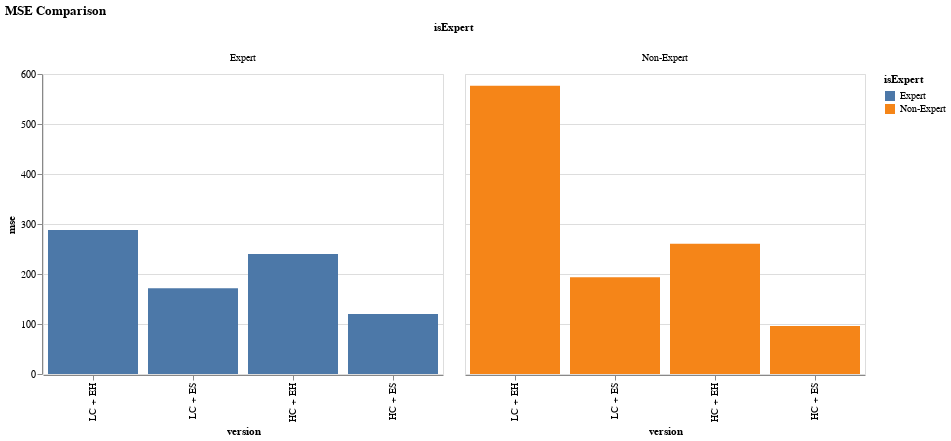

The code cell stored with this chart in its notebook:
### Code cell
# Data preparation
mse_data = df.groupby(["version", "isExpert"])["mse"].mean().reset_index()

# Grouped bar chart
chart = alt.Chart(mse_data).mark_bar().encode(
    x=alt.X("version", sort=["LC + EH", "LC + ES", "HC + EH", "HC + ES"]),
    y="mse",
    color="isExpert:N",
    column="isExpert:N",
    tooltip=["version", "isExpert", "mse"]
).properties(
    title="MSE Comparison",
    width=400,
    height=300
)

chart

### Figure 1 — Vega-Lite specification as saved in the notebook (floating-point values rounded to 4 significant figures)
{"config": {"view": {"continuousWidth": 300, "continuousHeight": 300}}, "data": {"name": "data-08731d511e2988b9f2c89bb32bfba213"}, "mark": {"type": "bar"}, "encoding": {"color": {"field": "isExpert", "type": "nominal"}, "column": {"field": "isExpert", "type": "nominal"}, "tooltip": [{"field": "version", "type": "nominal"}, {"field": "isExpert", "type": "nominal"}, {"field": "mse", "type": "quantitative"}], "x": {"field": "version", "sort": ["LC + EH", "LC + ES", "HC + EH", "HC + ES"], "type": "nominal"}, "y": {"field": "mse", "type": "quantitative"}}, "height": 300, "title": "MSE Comparison", "width": 400, "$schema": "https://vega.github.io/schema/vega-lite/v5.8.0.json", "datasets": {"data-08731d511e2988b9f2c89bb32bfba213": [{"version": "HC + EH", "isExpert": "Expert", "mse": 240.1}, {"version": "HC + EH", "isExpert": "Non-Expert", "mse": 260.5}, {"version": "HC + ES", "isExpert": "Expert", "mse": 120.0}, {"version": "HC + ES", "isExpert": "Non-Expert", "mse": 96.12}, {"version": "LC + EH", "isExpert": "Expert", "mse": 287.9}, {"version": "LC + EH", "isExpert": "Non-Expert", "mse": 576.5}, {"version": "LC + ES", "isExpert": "Expert", "mse": 171.4}, {"version": "LC + ES", "isExpert": "Non-Expert", "mse": 193.4}]}}
